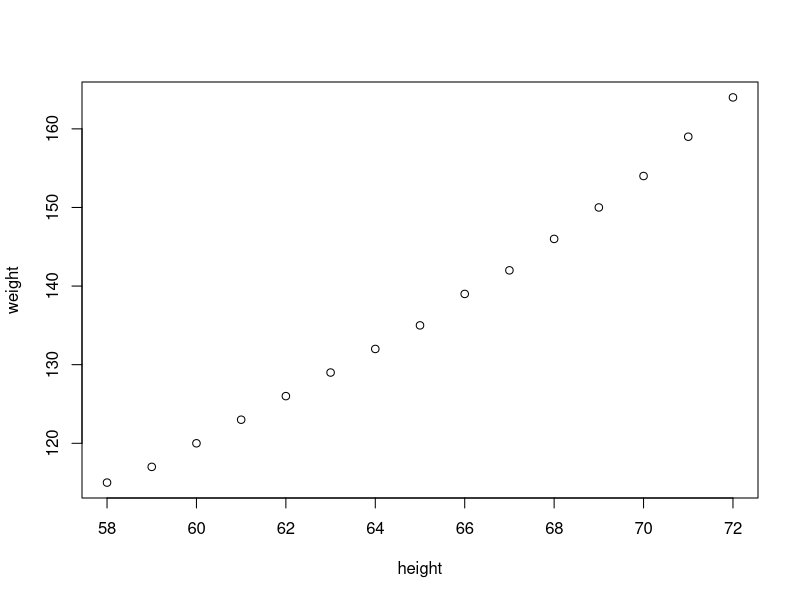
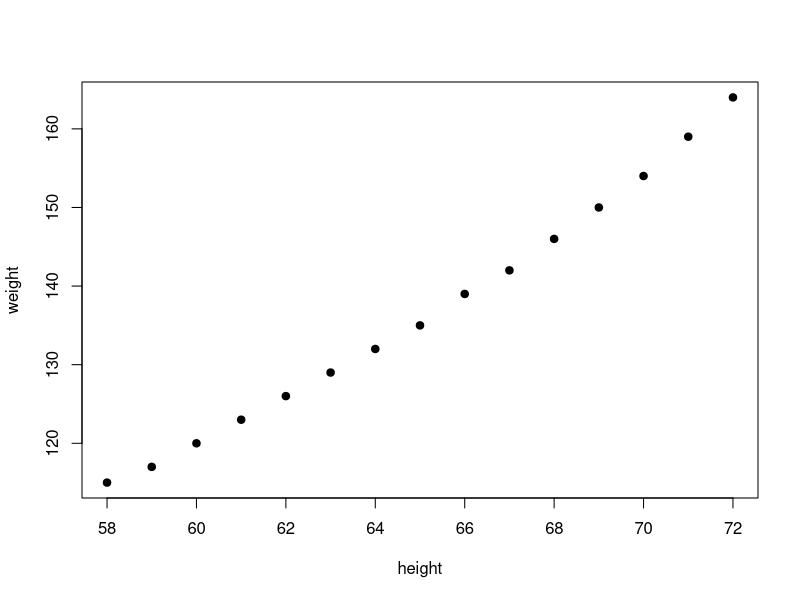
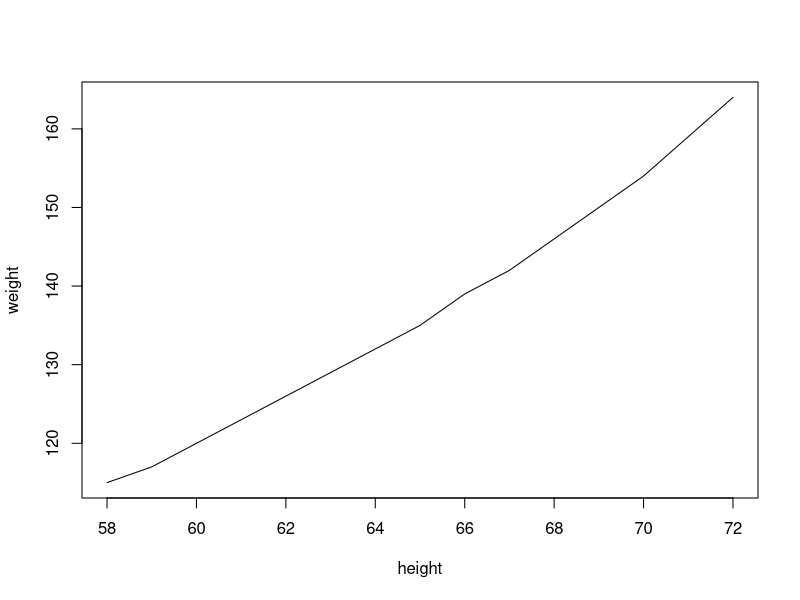
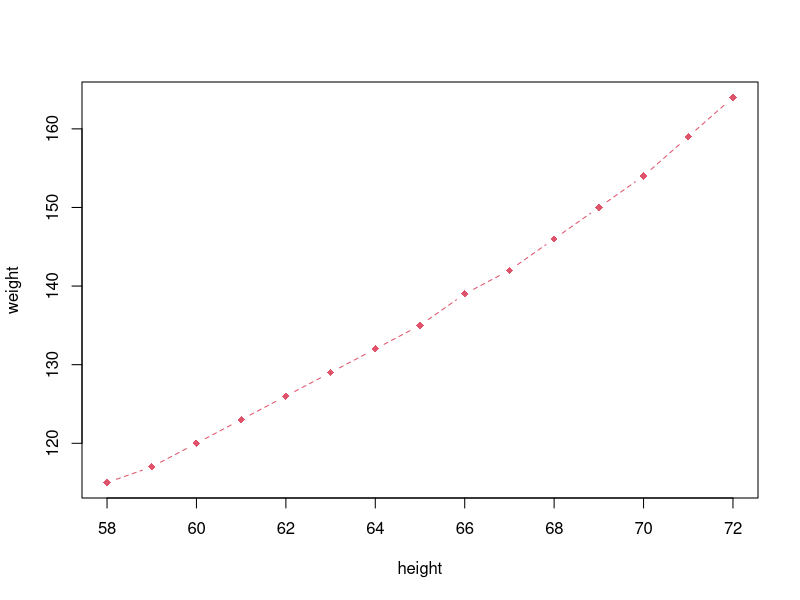
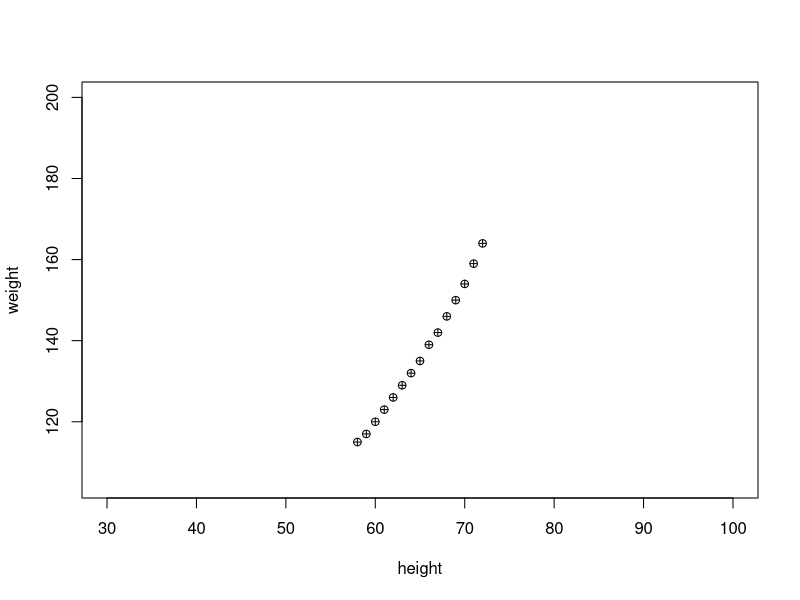
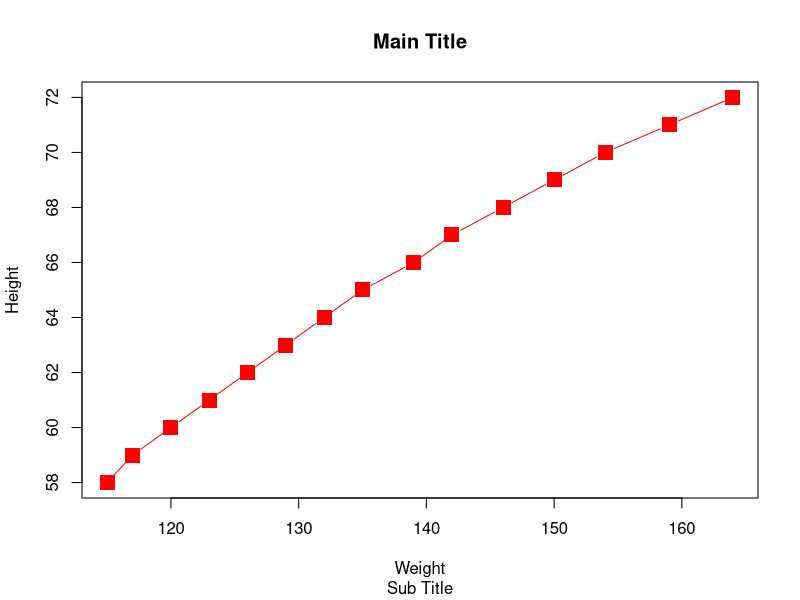
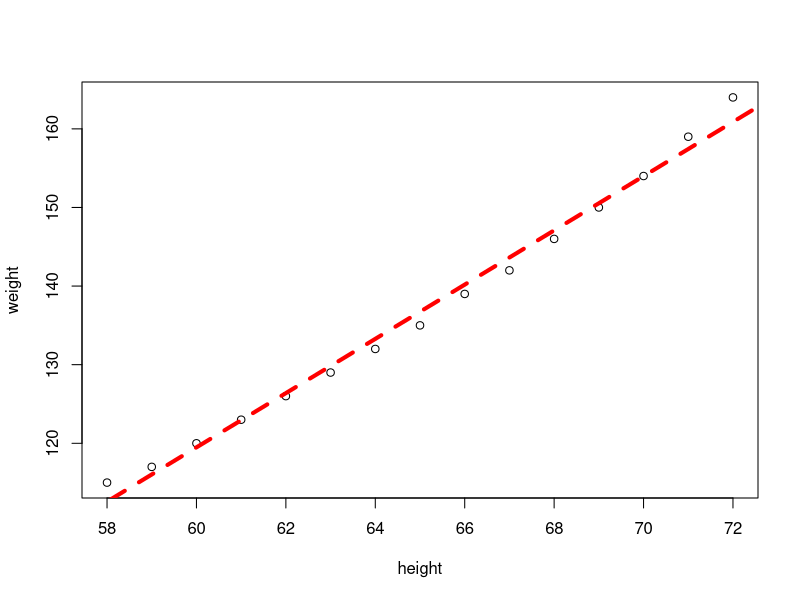
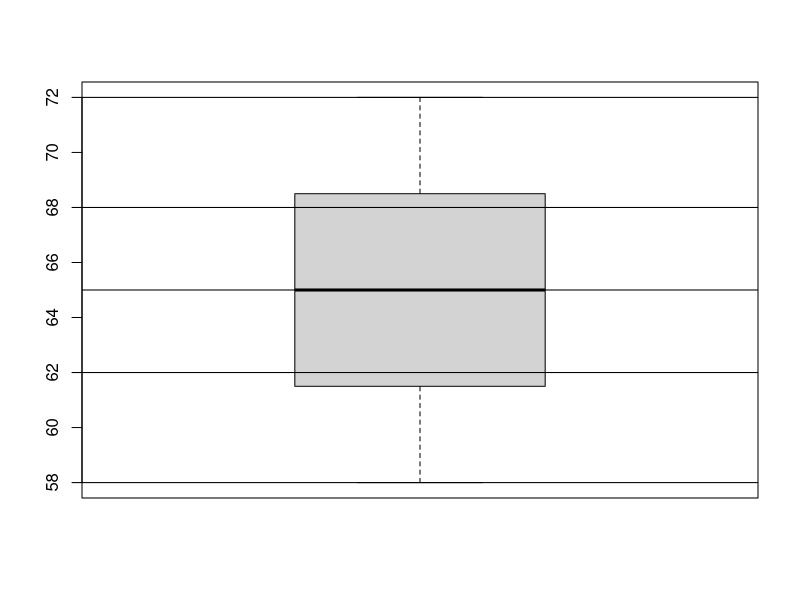

These figures' R source, in order: (Note: this script raises an error after producing the figures.)
# Combined Plots

#plot, histogram, pie, boxplot, linechart, correlation plot


#plot
women
plot(women)
plot(women, type='p', pch=19)
plot(women, type='l')
plot(women, type='b', pch=18, lty=2, col=2)
plot(women, xlim=c(30,100), ylim=c(min(women$weight)-10, 200), pch=10)

#more features with plot
plot(x=women$weight, y=women$height, pch=15, xlab='Weight', ylab='Height', col='red', cex=2, type='b')
title(main='Main Title', sub='Sub Title')
#see cheat sheet on base graphs

plot(women)
abline(lm(women$weight ~ women$height), col='red', lty=2, lwd=4)


#boxplot
boxplot(women$height)
abline(h=c(58, 62,65,68,72))

#draw lines on plot for number summary
summary(women)
quantile(women$height)
boxplot(women$height, col='green')
abline(h=quantile(women$height))
text(1+.2, quantile(women$height), labels=c('min','1Q','median','3Q','max'))

#histogram
hist(women$height)
hist(women$height, breaks=10)
hist(women$height, breaks=5, col=1:5)

#histogram2
(x = rnorm(100,50,10))
hist(x)

hist(x, freq=F, col=1:5)
lines(density(x))

#density plot : shape of data
plot(density(x), col='red')

#pie
gender
table(gender)
pie(table(gender))
x = c(10,20,40,50)
pie(x)
xlabels = c('A','B','C','D')
pie(x, labels=xlabels)
x
#barplot
barplot(x,col=1:4)
barplot(x,col=1:4, horiz = T)

#correlation plot
pairs(women)
cor(women$height,women$weight)

head(mtcars)
?mtcars

cor(mtcars)
names(mtcars)
pairs(mtcars)
pairs(mtcars[1:4])
options(digits=4)